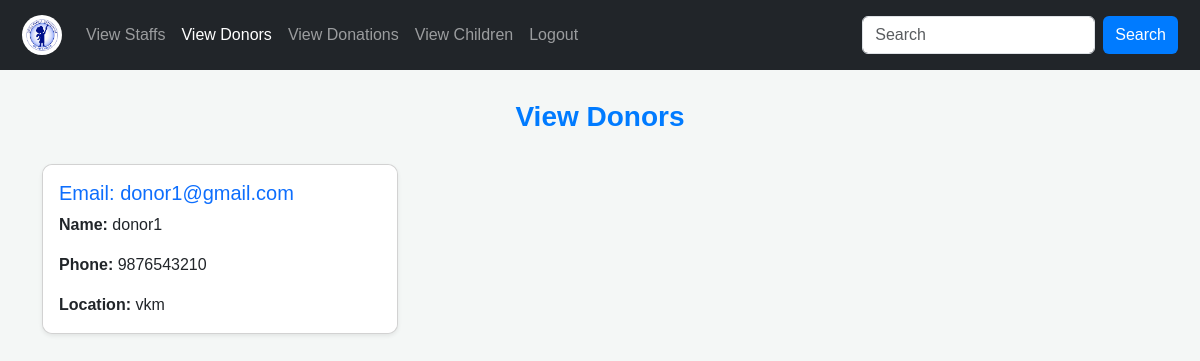
Page /viewdonors/ on the earlier database version.
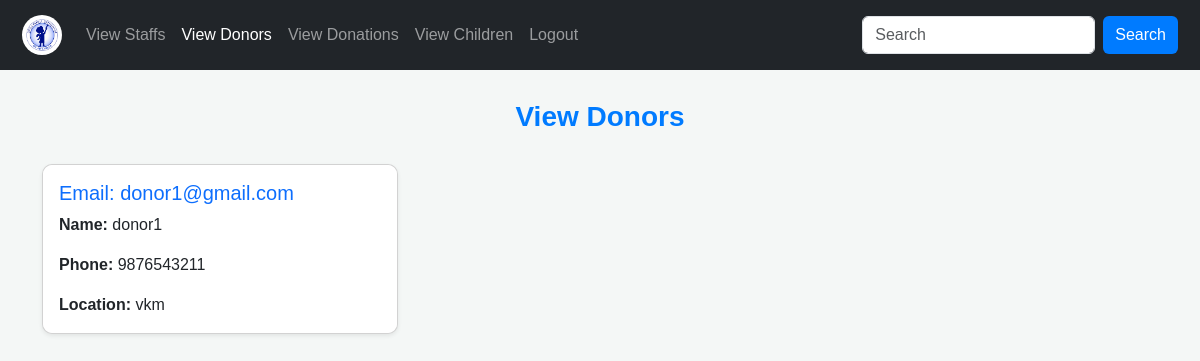
Same page on the later database version.
### app/models.py (models this page shows, shortened)
class DonorRegister(models.Model):
    email = models.EmailField(unique=True)
    name = models.TextField()
    phone = models.IntegerField()
    password = models.TextField()
    location= models.TextField()
    confirm_password=models.TextField()

### app/views.py (the view)
# urls.py: path('viewdonors/', views.viewdonors, name='viewdonors'),
def viewdonors(request):
    data=DonorRegister.objects.all()
    return render(request,'admin/viewdonors.html',{'data':data})

### templates/admin/viewdonors.html (shortened to what this page needs)
<!DOCTYPE html>
<html lang="en">
<head>
    <link href="https://cdn.jsdelivr.net/npm/bootstrap@5.3.3/dist/css/bootstrap.min.css" rel="stylesheet">
</head>
<body>
    <nav class="navbar navbar-expand-lg navbar-dark bg-dark">
        <div class="container-fluid">
            <a class="navbar-brand" href="../admin_home">
                <img src="../static/R.jpg" alt="Logo">
            </a>
            <div class="collapse navbar-collapse" id="navbarNav">
                <ul class="navbar-nav me-auto">
                    <li class="nav-item"><a class="nav-link" href="../viewstaffs">View Staffs</a></li>
                    <li class="nav-item"><a class="nav-link active" href="../viewdonors">View Donors</a></li>
                    <li class="nav-item"><a class="nav-link" href="../viewdonations">View Donations</a></li>
                    <li class="nav-item"><a class="nav-link" href="../viewchildren">View Children</a></li>
                    <li class="nav-item"><a class="nav-link" href="../logout">Logout</a></li>
                </ul>
                <form class="d-flex">
                    <input class="form-control me-2" type="text" placeholder="Search">
                    <button class="btn btn-primary" type="button">Search</button>
                </form>
            </div>
        </div>
    </nav>
    <div class="container">
        <h2 class="page-title">View Donors</h2>
    </div>
    <div class="container">
        <div class="row">
            {% for i in data %}
            <div class="col-md-4 mb-4">
                <div class="card shadow-sm">
                    <div class="card-body">
                        <h5 class="card-title text-primary">Email: {{i.email}}</h5>
                        <p class="card-text"><strong>Name:</strong> {{i.name}}</p>
                        <p class="card-text"><strong>Phone:</strong> {{i.phone}}</p>
                        <p class="card-text"><strong>Location:</strong> {{i.location}}</p>
                    </div>
                </div>
            </div>
            {% endfor %}
        </div>
    </div>
</body>
</html>

Differences in the rows shown:
changed DonorRegister "donor1@gmail.com": phone "9876543210" → "9876543211"
